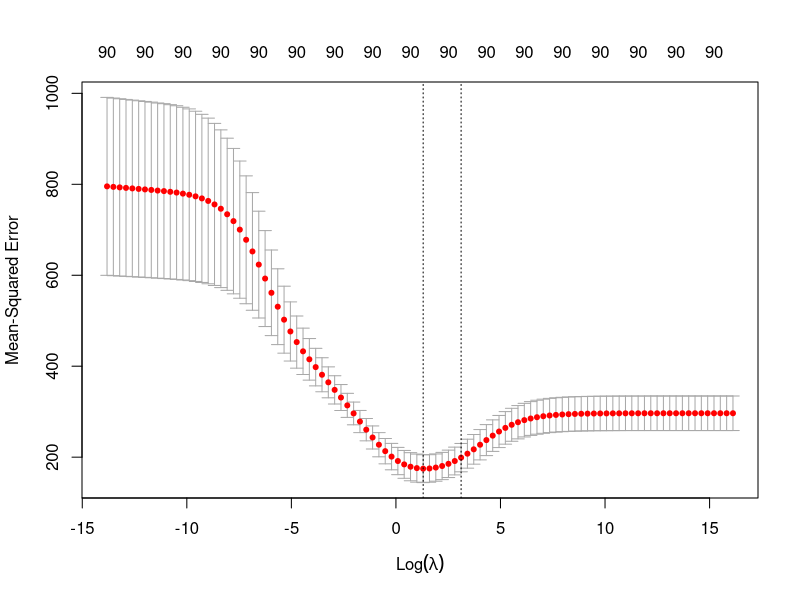

This figure's R source:
## ---- chunk 1
# Use expand.grid function to create a data frame with all values that can be formed with the
# combinations of all the vectors/factors passed into the function. 

mean(15<=(a<-rowSums(expand.grid(rep(list(1:6), 5)))) & a<=20)


## ---- chunk 2
set.seed(1)
# simulate a data set of 100 observations 
x <- rnorm(100)
y.1 <- 0.1 + 2*x + rnorm(100)


## ---- chunk 3
t.test(y.1,x) # conduct the t test 


## ---- chunk 4
qt(0.975,136.16) # upper threshold for two-tailed test 

qt(0.025,136.16) # lower threshold for two-tailed test 
## ---- chunk 5
y1.FirstFive <- (y.1[1:5]) # extract first 5 observations from y 
x.FirstFive <- (x[1:5]) # extract first 5 observations from x 

y1.FirstFive # extracted 5 observations from y1
x.FirstFive # extracted 5 observations from x 
## ---- chunk 6
# calculate basic stats for y1 
y1.stat <- c(-1.7732743, 0.5094025, -2.4821789, 3.4485904, 0.1044309) 

n_y1 <- length(y1.stat)
sample_mean_y1 <- mean(y1.stat) 
Sd_y1 <- sd(y1.stat) 
se_y1 <- Sd_y1 / sqrt(n_y1) 


# print summary data for y1
n_y1
sample_mean_y1
Sd_y1
se_y1
## ---- chunk 7
# calculate basic stats for x 
x.stat <- c(-0.6264538, 0.1836433, -0.8356286, 1.5952808, 0.3295078)

n_x <- length(x.stat)
sample_mean_x <-mean(x.stat) 
Sd_x <- sd(x.stat) 
se_x <- Sd_x / sqrt(n_x) 


# print summary data for x 
n_x
sample_mean_x
Sd_x
se_x
## ---- chunk 8
qt(0.975,5.43) # upper threshold for two-tailed test.
qt(0.025,5.43) # lower threshold for two-tailed test. 
2 * pt(0.15,5.43,lower.tail = FALSE) # p-value of two tailed test. alpha= 0.05
## ---- chunk 9
alpha <- 0.01
mu <- 0

for (i in 5:30000) {
# Recalculate the standard error and CI
    stand_err <- Sd_y1 / sqrt(i)
    ci <- sample_mean_y1 + c(qt(alpha/2, i-1), qt(1-alpha/2, i-1))*stand_err
    if (ci[2] < mu)
        break     # condition met, exit loop
} 
i

## ---- chunk 10
2*(1-pt(2.7,23888)) # p-value with new n and test statistic 

## ---- chunk 11
set.seed(1)
# simulate a data set of 100 new observations 
x <- rnorm(100)
y.2 <- 0.1 + 0.2*x + rnorm(100)


## ---- chunk 12
biv_model <- lm(y.2~x)
summary(biv_model)

## ---- chunk 13
qt(0.975,98) # upper threshold for two-tailed test.
qt(0.025,98) # lower threshold for two-tailed test. 

## ---- chunk 14
2*pt(1.847,98,lower.tail = FALSE) # p-value on the coefficient on x 


## ---- chunk 15
f <- 3.41
n <- length(x)
k <- 1

pf (f,k,(n-k-1), lower.tail = F) # p-value associated with F statistic. 



## ---- chunk 16
x.FirstFive <- (x[1:5]) # first five observation of x 
x.FirstFive

y2.FirstFive <- (y.2[1:5]) # first five observation of y2 
y2.FirstFive


## ---- chunk 17
biv_model.2 <- lm(y2.FirstFive~x.FirstFive) 
summary(biv_model.2) # regress x first five on y2 first five to confirm calculations


## ---- chunk 18
cov(x.FirstFive, y2.FirstFive) # covariance x and y first five
var(x.FirstFive) # variance of x first five

## ---- chunk 19
# Calculate adjusted R

tss <- 1.6
sse <- 0.32
n <-length(x.FirstFive) 
k <- 1
dft <- n - 1
dfe <- n - k - 1
adj_r <- (tss/dft - sse/dfe) / (tss/dft)
adj_r  # about the same adjusted r in summary data above


# Calculate r2
r2 <- (tss - sse)/ tss
r2 # about the same r2 in summary data above

## ---- chunk 20
set.seed(1)
# simulate a data set of 100 new observations 
x <- rnorm(100)
y.3 <- 0.1 + 0.2*x - 0.5*x^2 + rnorm(100)


## ---- chunk 21
biv2_model <- lm(y.3 ~ x + I(x^2))
summary(biv2_model)


## ---- chunk 22
set.seed(1)
x <- rnorm(100)
x2 <- rnorm(100,-1,1)

y.4 <- 0.1 + 0.2*x - 0.5*x*x2 + rnorm(100)


## ---- chunk 23
mean(x)
## ---- chunk 24
biv5_model <- lm(y.4 ~ x + x2 + x * x2)
summary(biv5_model)



## ---- chunk 25
biv6_model <- lm(y.4 ~ x)
summary(biv6_model)



## ---- chunk 26
f.5 <- 12.89
n.5 <- 100
k.5 <- 3

pf (f.5,k.5-1,(n.5-k.5-1), lower.tail = F) # p-value associated with F statistic. 



## ---- chunk 27
set.seed(1)

# f variable as factor with three levels. 
f.var <- as.factor(c(rep("a", 100), rep("b", 100), rep("c", 100)))
 

X1<- c(rnorm(100,mean=1,sd=2),rnorm(100, mean=0, sd=1),rnorm(100, mean=1, sd=0.5))


X2 <- c(rnorm(100, mean=1, sd=2), rnorm(100, mean=1, sd=1), rnorm(100, mean=0, sd=0.5))


## ---- chunk 28
set.seed(1)

data <- data.frame(cbind(X1, X2, f.var))
kout <- kmeans(data[,1:2], centers=3, nstart=25)
kout$centers


data$cluster <- as.vector(kout$cluster)
data$f.var <- f.var
table(data[c("f.var","cluster")])

## ---- chunk 29
true_centroids <- aggregate(data[,1:2], by=list(cat=data$f.var), FUN=mean)
true_centroids  # true centers from f

## ---- chunk 30
set.seed(1)

# setting total num of observations and independent variables
X <- matrix(rnorm(200*90, 0, 1), nrow=200) 

beta <- matrix(c(rep(2,30), rep(-1,30), rep(0,30)), ncol=1)   # coefficients

e <- matrix(rnorm(200,0,10), ncol=1)   # epsilon with mean=0 sd=10

y <- X%*%beta + e  

df <- data.frame(cbind(X,y))   # create the data frame 
names(df)[91] <- 'y'  # name the 91th variable in df to y

## ---- chunk 31
library(glmnet)
set.seed(1)
df_1st <- df[1:100,]  # extract first 100 observations.
x_train <- as.matrix(df_1st[,1:90])  
y_train <- df_1st$y

Lambdalevels <- 10^seq(7,-6, length =100) # set lambda levels for glmnet to try. 


# Estimate the elastic net model with alpha = 0, 0.5 and 1 using in-sample data. 
set.seed(1)
Ridge <- cv.glmnet(x_train,y_train, alpha=0, lambda =Lambdalevels, nfolds=10)
Lasso <- cv.glmnet(x_train,y_train, alpha=1, lambda =Lambdalevels, nfolds = 10)
Elnet <- cv.glmnet(x_train,y_train, alpha=0.5, lambda =Lambdalevels, nfolds = 10)

## ---- chunk 32
Ridge # find best (minimum) lambda value for ridge.

## ---- chunk 33
Lasso   # find best (minimum) lambda value for lasso.

## ---- chunk 34
Elnet   # find best (minimum) lambda value for elnet.

## ---- chunk 35
plot(Ridge) # plot Ridge to see number of coefficients for lambda with best MSE


## ---- chunk 36
Bestlambda <- Ridge$lambda.min
#predict(Ridge, type="coefficients", s=Bestlambda) 

## ---- chunk 37
set.seed(1)
df_2nd <- df[101:200,]  # extract second 100 observations.
x_test <- as.matrix(df_2nd[,1:90])  
y_test <- df_2nd$y


## ---- chunk 38
yhat.Ridge <- predict(Ridge$glmnet.fit, s=Ridge$lambda.min, newx = x_test)

# mean square error for Lasso
mse.Ridge <- sum((y_test - yhat.Ridge)^2)/nrow(x_test)
mse.Ridge



## ---- chunk 39

lmout <- lm(y_train ~ x_train)
yhat.reg <- cbind(1,x_test) %*% lmout$coefficients

# mean square error for multiple regression fit
mse.reg <- sum((y_test - yhat.reg)^2)/nrow(x_test)
mse.reg





## ---- chunk 40
library(e1071)
set.seed(1)


y2 <- 1*(y>0)



## ---- chunk 41
set.seed(1)

costvalues <- 10^seq(-3,2,1) 

y2_train <- as.factor(y2[1:100]) 

Dat_train <- data.frame(x=x_train, y=y2_train) # df with first 100 observ.

## ---- chunk 42
# Estimate linear kernel 
set.seed(1)
tuned_svm1 <- tune(svm,y~., data=Dat_train, ranges=list(cost=costvalues), kernel= "linear")

summary(tuned_svm1)



## ---- chunk 43
# Estimate radial kernel
set.seed(1)
tuned_svm2 <- tune(svm,y~., data=Dat_train, ranges=list(cost=costvalues), kernel= "radial")

summary(tuned_svm2)



## ---- chunk 44
set.seed(1)
y2_test <- as.factor(y2[101:200])  

Dat_test <- data.frame(x=x_test, y= y2_test) # df with second 100 observ.



## ---- chunk 45
set.seed(1)
tuned_svm3 <- tune(svm,y~., data=Dat_train, ranges=list(cost=costvalues), kernel= "linear")


yhat.linear <- predict(tuned_svm3$best.model, newdata=Dat_test) # predict y with test data
sum(yhat.linear==Dat_test$y) / length(Dat_test$y) # percentage correct




## ---- chunk 46
table(predicted=yhat.linear, truth=Dat_test$y) # confusion matrix

